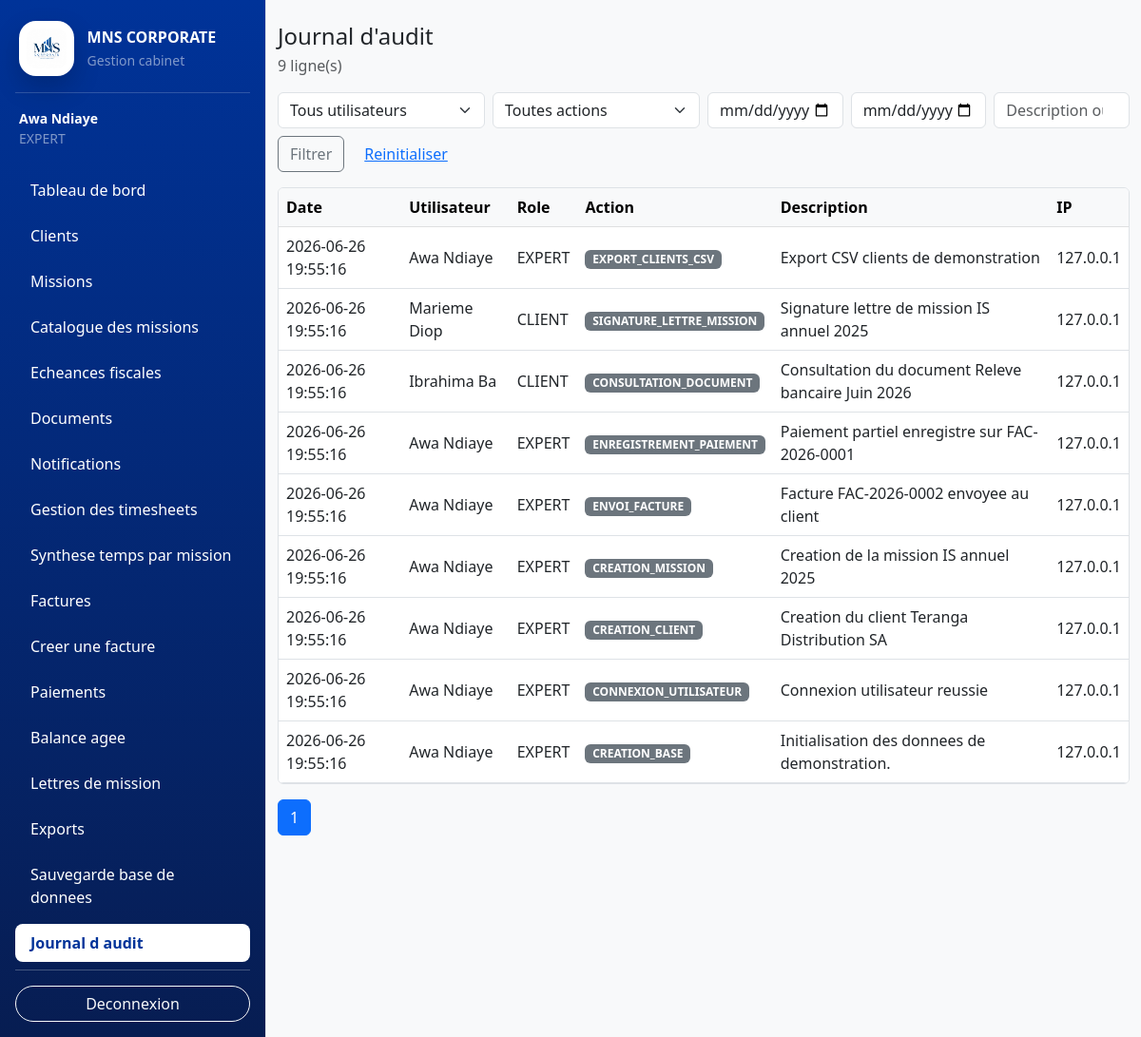
The page /frontend/views/audit_logs/list.php (signed in) on the database its author committed.
### tables this page shows
CREATE TABLE IF NOT EXISTS audit_logs (
    id INT UNSIGNED AUTO_INCREMENT PRIMARY KEY,
    user_id INT UNSIGNED NULL,
    action VARCHAR(150) NOT NULL,
    description TEXT NOT NULL,
    ip_address VARCHAR(45) NULL,
    created_at TIMESTAMP DEFAULT CURRENT_TIMESTAMP,
    CONSTRAINT fk_audit_logs_user
        FOREIGN KEY (user_id) REFERENCES users(id)
        ON DELETE SET NULL
        ON UPDATE CASCADE
);

CREATE TABLE IF NOT EXISTS users (
    id INT UNSIGNED AUTO_INCREMENT PRIMARY KEY,
    full_name VARCHAR(150) NOT NULL,
    email VARCHAR(150) NOT NULL UNIQUE,
    phone VARCHAR(30) NULL,
    password_hash VARCHAR(255) NOT NULL,
    role ENUM('EXPERT', 'COLLABORATEUR', 'STAGIAIRE', 'CLIENT') NOT NULL,
    is_active TINYINT(1) NOT NULL DEFAULT 1,
    last_login_at DATETIME NULL,
    created_at TIMESTAMP DEFAULT CURRENT_TIMESTAMP,
    updated_at TIMESTAMP DEFAULT CURRENT_TIMESTAMP ON UPDATE CURRENT_TIMESTAMP
);

### backend/controllers/audit_log_controller.php (called while the page is built, shortened)
<?php
require_once __DIR__ . '/../models/AuditLog.php';
function handleAuditLogRequest(): void
{
    $pdo = getDatabaseConnection();
    $model = new AuditLog($pdo);
    $filters = auditLogFilters();
    $page = max(1, (int) ($_GET['page'] ?? 1));
    $perPage = 20;
    $logs = $model->findAll($filters, $perPage, ($page - 1) * $perPage);
    $total = $model->countAll($filters);
    renderAuditLogView('list.php', compact('logs', 'total', 'filters', 'page', 'perPage', 'users', 'actions'));
}
function auditLogFilters(): array
{
    $filters = [];
    foreach (['user_id', 'action', 'date_from', 'date_to', 'q'] as $field) {
        $value = trim((string) ($_GET[$field] ?? ''));
    }
    return $filters;
}
function renderAuditLogView(string $view, array $vars = []): void
{
    extract($vars, EXTR_SKIP);
    require __DIR__ . '/../../frontend/views/audit_logs/' . $view;
}

### backend/models/AuditLog.php (called while the page is built, shortened)
<?php
require_once __DIR__ . '/BaseModel.php';
class AuditLog extends BaseModel
{
    public function findAll(array $filters = [], int $limit = 20, int $offset = 0): array
    {
        $params = [];
        $filterClause = $this->buildAuditFilterClause($filters, $params);
        $params['limit'] = $limit;
        $params['offset'] = $offset;
        return $this->fetchAll(
            "SELECT a.*, u.full_name, u.role
             FROM `audit_logs` a
             LEFT JOIN `users` u ON u.id = a.user_id
             {$filterClause}
             ORDER BY a.created_at DESC, a.id DESC
             LIMIT :limit OFFSET :offset",
            $params
        );
    }
    public function countAll(array $filters = []): int
    {
        $params = [];
        $filterClause = $this->buildAuditFilterClause($filters, $params);
        $row = $this->fetchOne(
            "SELECT COUNT(*) AS total
             FROM `audit_logs` a
             LEFT JOIN `users` u ON u.id = a.user_id
             {$filterClause}",
            $params
        );
        return $row === null ? 0 : (int) $row['total'];
    }
    private function buildAuditFilterClause(array $filters, array &$params): string
    {
        $where = [];
        return $where === [] ? '' : ' WHERE ' . implode(' AND ', $where);
    }
}

### backend/models/BaseModel.php (called while the page is built, shortened)
<?php
abstract class BaseModel
{
    protected PDO $db;
    public function __construct(PDO $db)
    {
        $this->db = $db;
    }
    protected function fetchOne(string $sql, array $params = []): ?array
    {
        $stmt = $this->db->prepare($sql);
        $stmt->execute($params);
        $result = $stmt->fetch(PDO::FETCH_ASSOC);
        return $result === false ? null : $result;
    }
    protected function fetchAll(string $sql, array $params = []): array
    {
        $stmt = $this->db->prepare($sql);
        $stmt->execute($params);
        return $stmt->fetchAll(PDO::FETCH_ASSOC);
    }
}

### backend/includes/helpers.php (called while the page is built, shortened)
<?php
function e(?string $value): string
{
    return htmlspecialchars($value ?? '', ENT_QUOTES, 'UTF-8', false);
}

### frontend/views/audit_logs/list.php (the view, shortened to what this page needs)
<?php
if (!defined('MNS_CONTROLLER_RENDER')) {
    require_once __DIR__ . '/../../../backend/controllers/audit_log_controller.php';
    handleAuditLogRequest();
    return;
}
require_once __DIR__ . '/../../../backend/includes/helpers.php';
$pages = max(1, (int) ceil(($total ?? 0) / ($perPage ?? 20)));
$queryBase = $filters ?? [];
require_once __DIR__ . '/../includes/header.php';
?>
<div class="d-flex flex-column flex-lg-row">
    <?php require_once __DIR__ . '/../includes/sidebar.php'; ?>
    <main class="container-fluid py-4">
        <div class="d-flex flex-column flex-md-row justify-content-between gap-2 mb-3">
            <div>
                <h1 class="h4 mb-1">Journal d'audit</h1>
                <div class="text-muted"><?php echo e((string) ($total ?? 0)); ?> ligne(s)</div>
            </div>
        </div>
        <form class="row g-2 mb-3" method="get">
            <div class="col-12 col-md-3">
                <select class="form-select" name="user_id">
                    <option value="">Tous utilisateurs</option>
                </select>
            </div>
            <div class="col-12 col-md-3">
                <select class="form-select" name="action">
                    <option value="">Toutes actions</option>
                </select>
            </div>
            <div class="col-6 col-md-2"><input class="form-control" type="date" name="date_from" value="<?php echo e($filters['date_from'] ?? ''); ?>"></div>
            <div class="col-6 col-md-2"><input class="form-control" type="date" name="date_to" value="<?php echo e($filters['date_to'] ?? ''); ?>"></div>
            <div class="col-12 col-md-2"><input class="form-control" type="search" name="q" value="<?php echo e($filters['q'] ?? ''); ?>" placeholder="Description ou IP"></div>
            <div class="col-12 d-flex flex-wrap gap-2">
                <button class="btn btn-outline-secondary" type="submit">Filtrer</button>
                <a class="btn btn-link" href="/MNS_CORPORATE/frontend/views/audit_logs/list.php">Reinitialiser</a>
            </div>
        </form>
        <div class="table-responsive bg-white border rounded">
            <table class="table table-hover align-middle mb-0">
                <thead class="table-light">
                    <tr><th>Date</th><th>Utilisateur</th><th>Role</th><th>Action</th><th>Description</th><th>IP</th></tr>
                </thead>
                <tbody>
                <?php foreach (($logs ?? []) as $log): ?>
                    <tr>
                        <td><?php echo e((string) $log['created_at']); ?></td>
                        <td><?php echo e((string) ($log['full_name'] ?? 'Systeme')); ?></td>
                        <td><?php echo e((string) ($log['role'] ?? '')); ?></td>
                        <td><span class="badge text-bg-secondary"><?php echo e((string) $log['action']); ?></span></td>
                        <td><?php echo e((string) $log['description']); ?></td>
                        <td><?php echo e((string) $log['ip_address']); ?></td>
                    </tr>
                <?php endforeach; ?>
                </tbody>
            </table>
        </div>
        <nav class="mt-3">
            <ul class="pagination flex-wrap">
                <?php for ($i = 1; $i <= $pages; $i++): ?>
                    <?php $queryBase['page'] = $i; ?>
                    <li class="page-item <?php echo $i === ($page ?? 1) ? 'active' : ''; ?>">
                        <a class="page-link" href="?<?php echo e(http_build_query($queryBase)); ?>"><?php echo e((string) $i); ?></a>
                    </li>
                <?php endfor; ?>
            </ul>
        </nav>
    </main>
</div>
<?php require_once __DIR__ . '/../includes/footer.php'; ?>

### rows shown on the page
audit_logs: created_at "2026-06-26 19:55:16", user.full_name "Awa Ndiaye", user.role "EXPERT", action "EXPORT_CLIENTS_CSV", description "Export CSV clients de demonstration", ip_address "127.0.0.1"
audit_logs: created_at "2026-06-26 19:55:16", user.full_name "Marieme Diop", user.role "CLIENT", action "SIGNATURE_LETTRE_MISSION", description "Signature lettre de mission IS annuel 2025", ip_address "127.0.0.1"
audit_logs: created_at "2026-06-26 19:55:16", user.full_name "Ibrahima Ba", user.role "CLIENT", action "CONSULTATION_DOCUMENT", description "Consultation du document Releve bancaire Juin 2026", ip_address "127.0.0.1"
audit_logs: created_at "2026-06-26 19:55:16", user.full_name "Awa Ndiaye", user.role "EXPERT", action "ENREGISTREMENT_PAIEMENT", description "Paiement partiel enregistre sur FAC-2026-0001", ip_address "127.0.0.1"
audit_logs: created_at "2026-06-26 19:55:16", user.full_name "Awa Ndiaye", user.role "EXPERT", action "ENVOI_FACTURE", description "Facture FAC-2026-0002 envoyee au client", ip_address "127.0.0.1"
audit_logs: created_at "2026-06-26 19:55:16", user.full_name "Awa Ndiaye", user.role "EXPERT", action "CREATION_MISSION", description "Creation de la mission IS annuel 2025", ip_address "127.0.0.1"
audit_logs: created_at "2026-06-26 19:55:16", user.full_name "Awa Ndiaye", user.role "EXPERT", action "CREATION_CLIENT", description "Creation du client Teranga Distribution SA", ip_address "127.0.0.1"
audit_logs: created_at "2026-06-26 19:55:16", user.full_name "Awa Ndiaye", user.role "EXPERT", action "CONNEXION_UTILISATEUR", description "Connexion utilisateur reussie", ip_address "127.0.0.1"
audit_logs: created_at "2026-06-26 19:55:16", user.full_name "Awa Ndiaye", user.role "EXPERT", action "CREATION_BASE", description "Initialisation des donnees de demonstration.", ip_address "127.0.0.1"

### other values the page prints
$fullName "Awa Ndiaye"
$role "EXPERT"
$label "Tableau de bord"
$label "Clients"
$label "Missions"
$label "Catalogue des missions"
$label "Echeances fiscales"
$label "Documents"
$label "Notifications"
$label "Gestion des timesheets"
$label "Synthese temps par mission"
$label "Factures"
$label "Creer une facture"
$label "Paiements"
$label "Balance agee"
